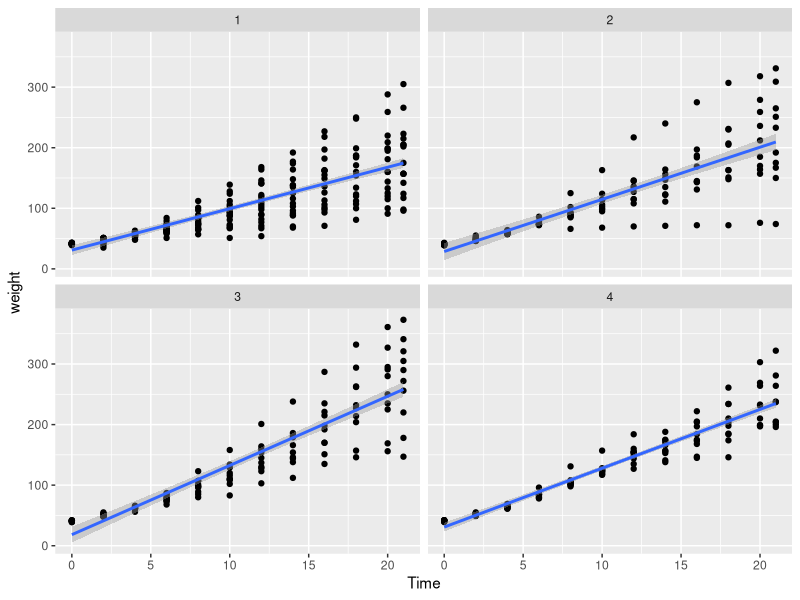

The R source for this figure:
#### R CHALLENGE 7 ####
library(tidyverse)
library(car)
library(emmeans)
library(glmmTMB)

## load in the ChickWeight dataset. It contains weight (g) of small chickens grown on four different diets.
## Chickens were weighed every few days for 21 days. Don't worry about the 'Chick' column for this challenge
data("ChickWeight")
ChickWeight$Diet <- as.factor(ChickWeight$Diet)
?ChickWeight

## plot out data
ggplot(ChickWeight, aes(x=Time,y=weight))+geom_point()+facet_wrap(~Diet)+geom_smooth(method="lm")

## Q1: Conduct a regular one-way ANOVA to see if weight differs among the four diets (ie. ignore time). Which ones differ?



## Q2: Do the weights differ among the diets when including the time covariate? 


## Q2a: At what time point are the emmeans being calculated? (hint: the default is the average time point)


## Q3: Do the chicks on different diets have different growth rates? Which is fastest/slowest? (ie. compare slopes) 


## Bonus: Make a nice plot (either scatter plot or a dotplot with error bars for the emmeans)



######## PART 2  
library(lme4) # install if needed, can use instead of glmmTMB


## Q4. The ChickWeight dataset contains measurements on 50 chicks fed four different diets over a 21 day period.
##    Last time we did an ANCOVA to compare the weights at the end of the experiment (Time=20).
        ## Hint: add 'at=list(Time=20)'  to the emmeans statement.
##    The results seem overly strong (ie. the p-values seem artificially low). Are all observations independent?
##    What might we not have considered that was part of the experimental design but was not accounted for in our analysis?
##    Construct a more appropriate model (use random effects if justified) and compare the diets.
##    Which diets differ significantly? How do the results differ from your model last week?

## Q5. How much variation is there among chicks? (ie. what is the variance component?)
##     How might this help to explain the difference in emmeans between your old and new model?

data("ChickWeight")
ChickWeight$Diet <- as.factor(ChickWeight$Diet)
